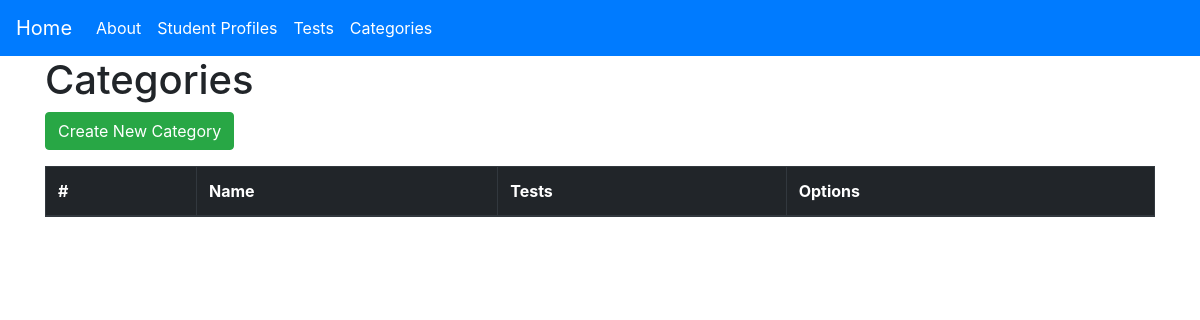
The page /categories/ on the database as committed earlier.
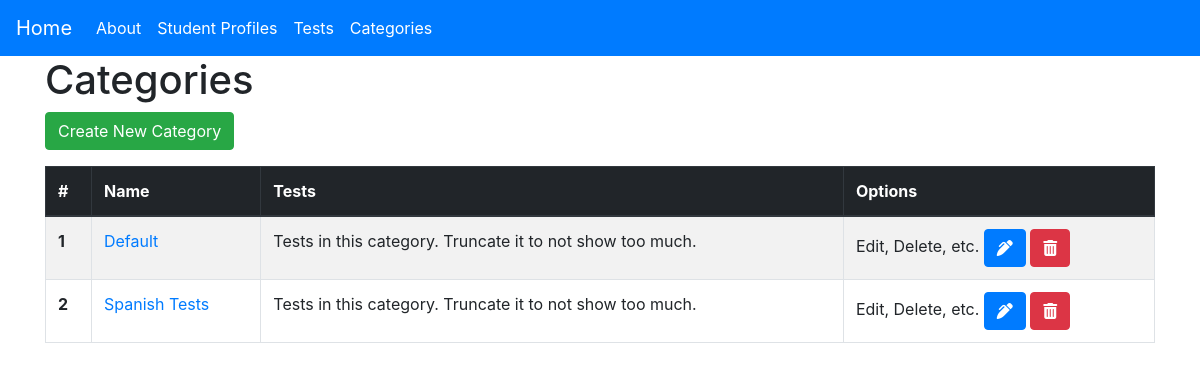
The same page on the database as committed later.
### main/models.py (models this page shows, shortened)
class Category(models.Model):
    category_name = models.CharField(max_length=100)

### main/views.py (the view)
# urls.py: path('categories/', views.categories, name='categories'),
def categories(request):
    if request.method == 'POST':
        form = CreateCategoryForm(request.POST)
        u_form = UpdateCategoryForm(request.POST)
        if form.is_valid():
            form.save()
        if u_form.is_valid():
            pass
    else:
        form = CreateCategoryForm()
        u_form = UpdateCategoryForm()
    context = {
        'title': 'Categories',
        'form': form,
        'u_form': u_form,
        'categories': Category.objects.all(),
    }
    return render(request, 'main/categories.html', context=context)

### main/templates/main/categories.html (shortened to what this page needs)
{% extends 'main/base.html' %}
{% load crispy_forms_tags %}
{% load tags %}
{% block content %}
<h1>Categories</h1>
<button type="button" class="btn btn-success mb-3" data-toggle="modal" data-target="#createTestModal">
    Create New Category
</button>
<table id="testsTable" class="table table-striped table-bordered">
    <thead class="thead-dark">
        <tr>
            <th scope="col">#</th>
            <th scope="col">Name</th>
            <th scope="col">Tests</th>
            <th scope="col">Options</th>
        </tr>
    </thead>
    <tbody>
        {% for category in categories %}
            <tr>
                <th scope="row">{{forloop.counter}}</th>
                <td>
                    <a href="{% url 'category' category.id %}">
                        {{category.category_name}}
                    </a>
                </td>
                <td>
                    Tests in this category. Truncate it to not show too much.
                </td>
                <td>
                    Edit, Delete, etc.
                    <button title="Update Test" type="button" class="btn btn-primary" data-toggle="modal" data-target="#updateCategoryModal{{forloop.counter}}">
                        <i class="fas fa-pen-alt"></i>
                    </button>
                    <button title="Delete Category" type="button" class="btn btn-danger" data-toggle="modal" data-target="#deleteCategoryModal{{forloop.counter}}">
                        <i class="fas fa-trash-alt"></i>
                    </button>
                </td>
            </tr>
        {% endfor %}
    </tbody>
</table>
{% endblock content %}

Rows that differ between the two databases and show on the page:
added Category: category_name "Default"
added Category: category_name "Spanish Tests"
